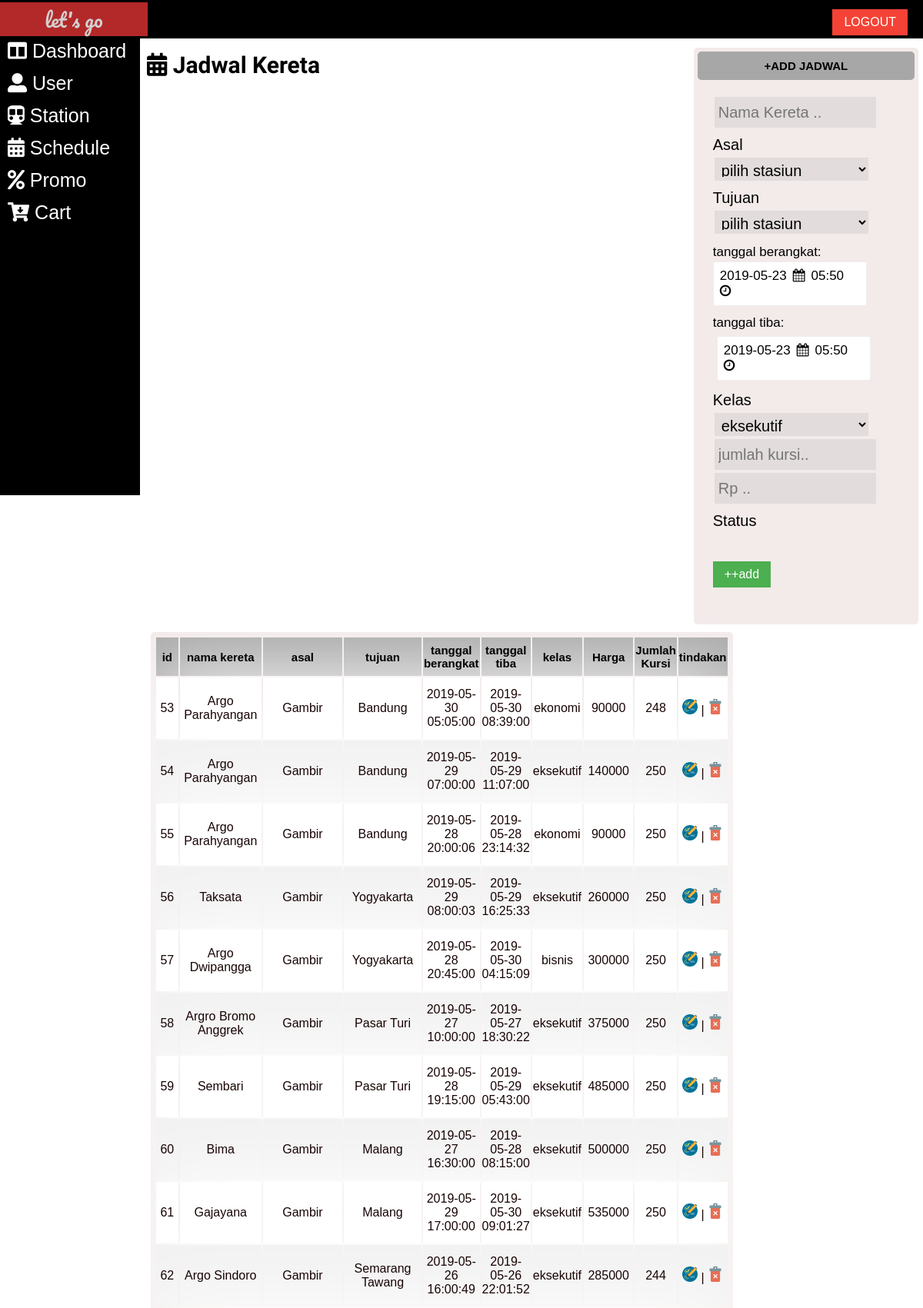
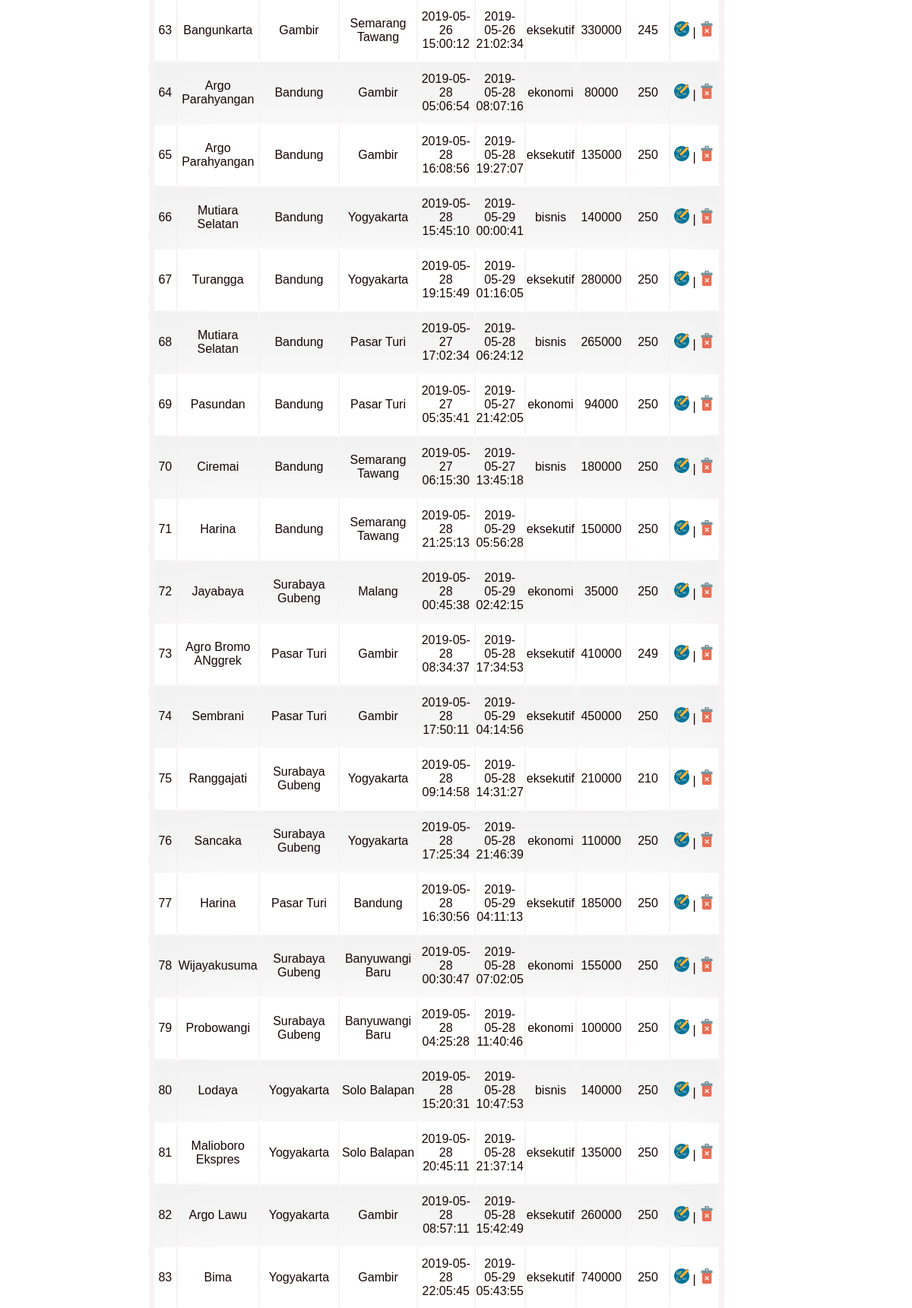
The app's page /admin/jadwal/jadwal.php (upper part) with its own data (2 pictures, top to bottom).
### tables this page shows
CREATE TABLE IF NOT EXISTS `jadwal` (
  `id_jd` int(5) NOT NULL AUTO_INCREMENT,
  `nama_kr` varchar(255) DEFAULT NULL,
  `asal` int(11) DEFAULT NULL,
  `tujuan` int(11) DEFAULT NULL,
  `tgl_berangkat` datetime DEFAULT NULL,
  `tgl_tiba` datetime DEFAULT NULL,
  `kelas` enum('eksekutif','bisnis','ekonomi') DEFAULT NULL,
  `harga` int(11) DEFAULT NULL,
  `kursi` int(3) DEFAULT NULL,
  PRIMARY KEY (`id_jd`),
  KEY `FK_jadwal_stasiun` (`asal`),
  KEY `FK_jadwal_stasiun_2` (`tujuan`),
  CONSTRAINT `FK_jadwal_stasiun` FOREIGN KEY (`asal`) REFERENCES `stasiun` (`id_st`) ON DELETE CASCADE ON UPDATE CASCADE,
  CONSTRAINT `FK_jadwal_stasiun_2` FOREIGN KEY (`tujuan`) REFERENCES `stasiun` (`id_st`) ON DELETE CASCADE ON UPDATE CASCADE
);

CREATE TABLE IF NOT EXISTS `stasiun` (
  `id_st` int(11) NOT NULL AUTO_INCREMENT,
  `stasiun` varchar(255) DEFAULT NULL,
  PRIMARY KEY (`id_st`),
  KEY `stasiun` (`stasiun`)
);

### admin/jadwal/jadwal.php (the view, shortened to what this page needs)
<!DOCTYPE html>
<html lang="en">
<head>
    <link rel="stylesheet" type="text/css" href="../../assets/css/style.css">
    <link href="../../assets/css/datetimepicker.css" rel="stylesheet" type="text/css" />
    <link rel="stylesheet" href="https://use.fontawesome.com/releases/v5.8.1/css/all.css">
    <link rel="stylesheet" href="https://cdnjs.cloudflare.com/ajax/libs/font-awesome/4.7.0/css/font-awesome.min.css">
    <link href="https://www.jqueryscript.net/css/jquerysctipttop.css" rel="stylesheet" type="text/css">
</head>
<body>
    <div class="header">
        <br>
        <p>let's go</p>
        <a href="../../login/logout.php"><button>LOGOUT</button></a>
    </div>
    <table class="container">
        <tr>
            <td colspan="2" class="menu">
                <a href="../index.php">
                    <div><i class="fas fa-columns    "></i> Dashboard</div>
                </a>
                <a href="../user/user.php">
                    <div><i class="fas fa-user-alt    "></i> User</div>
                </a>
                <a href="../station/stasiun.php">
                    <div><i class="fas fa-subway    "></i> Station</div>
                </a>
                <a href="#jadwal">
                    <div> <i class="fas fa-calendar-alt    "></i> Schedule</div>
                </a>
                <a href="../iklan/iklan.php">
                    <div> <i class="fas fa-percent    "></i> Promo</div>
                </a>
                 <a href="../Cart/cart.php">
                    <div><i class="fas fa-cart-arrow-down    "></i> Cart</div>
                </a>
            </td>
            <td class="content">
                <br><br>
                <h3><i class="fas fa-calendar-alt    "></i> Jadwal Kereta</h3>
                <div>
                    <form action="../create/proses_registrasi.php" method="POST">
                        <div class="kotak" style="width:28%; float:right; height:740px; margin-top:-70px;">
                            <div class="kotak-judul"><b>+ADD JADWAL</b></div>
                            <div class="kotak-user" style="height:650px;">
                                <input class="input-style" type="text" name="nama_kr" placeholder="Nama Kereta .." required="required">
                                <br><label style="font-size:20px;">Asal</label> <br>
                                <select name="asal" class="input-style">
                                    <option>pilih stasiun</option>
                                </select>
                                <br><label style="font-size:20px;">Tujuan</label> <br>
                                <select name="tujuan" class="input-style">
                                    <option>pilih stasiun</option>
                                </select>
                                <br><label style="font-size:17px;">tanggal berangkat:</label>
                                <div style="width: 200px; align:left; font-size:17px;">
                                    <div id="picker"> </div>
                                </div>
                                <label style="font-size:17px;">tanggal tiba:</label>
                                <div style="width: 200px; margin: 5px; font-size:17px;">
                                    <div id="picker2"> </div>
                                </div>
                                <label style="font-size:20px;">Kelas</label> <br>
                                <select name="kelas" class="input-style">
                                    <option value="eksekutif">eksekutif</option>
                                </select>
                                <input class="input-style" type="text" name="kursi" placeholder="jumlah kursi.." required="required">
                                <br>
                                <input class="input-style" type="text" name="harga" placeholder="Rp .." required="required">
                                <br><label style="font-size:20px;">Status</label> <br>
                                <br><input class="btn-submit" value="++add" type="submit" name="add_jd">
                            </div>
                        </div>
                    </form>
                </div>
                <div>
                    <table class="kotak" style="width:55%; float:left; margin-bottom:200px;">
                        <thead>
                            <tr class="kotak-judul" style="height:50px;">
                                <th>id</th>
                                <th>nama kereta</th>
                                <th>asal</th>
                                <th>tujuan</th>
                                <th>tanggal berangkat</th>
                                <th>tanggal tiba</th>
                                <th>kelas</th>
                                <th>Harga</th>
                                <th>Jumlah<br>Kursi</th>
                                <th>tindakan</th>
                            </tr>
                        </thead>
                        <tbody>
                            <?php
                            include '../../config/koneksi.php';
                            $sql = "SELECT * FROM jadwal";
                            $query = mysqli_query($db, $sql);
                            while ($jadwal = mysqli_fetch_array($query)) {
                            $kereta=$jadwal['asal'];
                            $st=mysqli_query($db, "SELECT stasiun from stasiun where id_st=$kereta");
                            $nmst = mysqli_fetch_array($st);
                                echo "<tr class='kotak-form' style='text-align:center; height:80px;'>";
                                echo "<td>" . $jadwal['id_jd'] . "</td>";
                                echo "<td>" . $jadwal['nama_kr'] . "</td>";
                                echo "<td>" . $nmst['stasiun'] . "</td>";
                                $kereta1=$jadwal['tujuan'];
                                $st1=mysqli_query($db, "SELECT stasiun from stasiun where id_st=$kereta1");
                                $nmst1 = mysqli_fetch_array($st1);
                                echo "<td>" . $nmst1['stasiun'] . "</td>";
                                echo "<td>" . $jadwal['tgl_berangkat'] . "</td>";
                                echo "<td>" . $jadwal['tgl_tiba'] . "</td>";
                                echo "<td>" . $jadwal['kelas'] . "</td>";
                                echo "<td>" . $jadwal['harga'] . "</td>";
                                echo "<td>" . $jadwal['kursi'] . "</td>";
                                echo "<td>";
                                echo "<a class='button' href='../jadwal/update-jadwal.php?id_jd=" . $jadwal['id_jd'] . "'><img src='../../assets/icon/edit.png'></a> | ";
                                echo "<a class='button' href='../delete/hapus.php?id_jd=" . $jadwal['id_jd'] . "'><img src='../../assets/icon/delete.png'> </a>";
                                echo "</td>";
                                echo "</tr>";
                            }
                            ?>
                        </tbody>
                        <br>
                    </table>
                </div>
            </td>
        </tr>
    </table>
</body>
</html>

### assets/css/style.css (style rules this page uses)
body { margin: 0%; font-family: sans-serif; font-family: "Kreon", serif; }
label { font-size: 11pt; }
.container { border-collapse: collapse; }
.kotak-form { background: rgb(255, 255, 255); margin: 150px auto; padding: 30px 20px; box-shadow: 0px 0px 100px 4px #ffffff; color: #180404; font-family: "Trebuchet MS", "Lucida Sans Unicode", "Lucida Grande", "Lucida Sans", Arial, sans-serif; border-collapse: collapse; border-spacing: 0; width: 100%; border: 1px solid #ddd; }
.kotak-form:nth-child(even) { background-color: #f2f2f2; }
.header { margin-top: 0%; margin-bottom: 0%; height: 50px; width: 100%; background-color: rgb(0, 0, 0); position: -webkit-sticky; position: fixed; z-index: 999; }
.header button { margin: -60px 20px 0px 0px; float: right; background-color: #f44336; border: none; color: white; padding: 8px 15px; text-align: center; text-decoration: none; display: inline-block; font-size: 16px; font-family: sans-serif; }
.header button { -webkit-transition-duration: 0.4s; transition-duration: 0.4s; }
.header p { margin-top: -15px; color: #d3d1d1; width: 16%; background-color: #b32929; text-align: center; font-size: 25px; font-family: "Pacifico", cursive; }
.menu { height: 600px; width: 15%; background-color: rgb(0, 0, 0); float: left; margin-top: 3.5%; position: -webkit-sticky; position: fixed; }
.menu a { cursor: pointer; text-decoration: none; color: white; }
.menu div { margin: 5px; font-size: 25px; font-family: sans-serif; border-radius: 5px; padding: 4px; }
.content { height: 100%; width: 84%; float: right; }
.content h3 { font-size: 30px; font-family: "Francois One", sans-serif; }
table { height: 100%; width: 100%; }
.kotak { height: 70%; width: 50%; background-color: #f3eaea; border-radius: 5px; padding: 5px; margin: 5px; box-shadow: #b32929; }
.kotak-judul { background-color: #a7a7a7; padding: 10px; text-align: center; font-size: 15px; font-family: Arial, Helvetica, sans-serif; border-radius: 5px; }
.kotak-user { width: 100%; height: 350px; padding: 20px; font-family: Arial, Helvetica, sans-serif; font-size: 30px; }
.input-style { height: 30px; width: 200px; background-color: rgba(187, 187, 187, 0.3); padding: 5px; margin: 2px; border: none; font-family: Arial, Helvetica, sans-serif; font-size: 20px; }
.button { height: 10px; width: 20px; }
.button img { height: 20px; width: 20px; }
.btn-submit { background-color: #4caf50; border: none; color: white; padding: 8px 15px; text-align: center; text-decoration: none; display: inline-block; font-size: 16px; font-family: sans-serif; }

### assets/css/datetimepicker.css (style rules this page uses)
.dtp_main { border: solid 1px #eee; border-radius: 3px; background-color: #fff; padding: 8px 0 8px 8px; }

### records on screen
jadwal: id_jd "53", nama_kr "Argo Parahyangan", asal.stasiun "Gambir", tujuan.stasiun "Bandung", tgl_berangkat "2019-05-30 05:05:00", tgl_tiba "2019-05-30 08:39:00", kelas "ekonomi", harga "90000", kursi "248"
jadwal: id_jd "54", nama_kr "Argo Parahyangan", asal.stasiun "Gambir", tujuan.stasiun "Bandung", tgl_berangkat "2019-05-29 07:00:00", tgl_tiba "2019-05-29 11:07:00", kelas "eksekutif", harga "140000", kursi "250"
jadwal: id_jd "55", nama_kr "Argo Parahyangan", asal.stasiun "Gambir", tujuan.stasiun "Bandung", tgl_berangkat "2019-05-28 20:00:06", tgl_tiba "2019-05-28 23:14:32", kelas "ekonomi", harga "90000", kursi "250"
jadwal: id_jd "56", nama_kr "Taksata", asal.stasiun "Gambir", tujuan.stasiun "Yogyakarta", tgl_berangkat "2019-05-29 08:00:03", tgl_tiba "2019-05-29 16:25:33", kelas "eksekutif", harga "260000", kursi "250"
jadwal: id_jd "57", nama_kr "Argo Dwipangga", asal.stasiun "Gambir", tujuan.stasiun "Yogyakarta", tgl_berangkat "2019-05-28 20:45:00", tgl_tiba "2019-05-30 04:15:09", kelas "bisnis", harga "300000", kursi "250"
jadwal: id_jd "58", nama_kr "Argro Bromo Anggrek", asal.stasiun "Gambir", tujuan.stasiun "Pasar Turi", tgl_berangkat "2019-05-27 10:00:00", tgl_tiba "2019-05-27 18:30:22", kelas "eksekutif", harga "375000", kursi "250"
jadwal: id_jd "59", nama_kr "Sembari", asal.stasiun "Gambir", tujuan.stasiun "Pasar Turi", tgl_berangkat "2019-05-28 19:15:00", tgl_tiba "2019-05-29 05:43:00", kelas "eksekutif", harga "485000", kursi "250"
jadwal: id_jd "60", nama_kr "Bima", asal.stasiun "Gambir", tujuan.stasiun "Malang", tgl_berangkat "2019-05-27 16:30:00", tgl_tiba "2019-05-28 08:15:00", kelas "eksekutif", harga "500000", kursi "250"
jadwal: id_jd "61", nama_kr "Gajayana", asal.stasiun "Gambir", tujuan.stasiun "Malang", tgl_berangkat "2019-05-29 17:00:00", tgl_tiba "2019-05-30 09:01:27", kelas "eksekutif", harga "535000", kursi "250"
jadwal: id_jd "62", nama_kr "Argo Sindoro", asal.stasiun "Gambir", tujuan.stasiun "Semarang Tawang", tgl_berangkat "2019-05-26 16:00:49", tgl_tiba "2019-05-26 22:01:52", kelas "eksekutif", harga "285000", kursi "244"
jadwal: id_jd "63", nama_kr "Bangunkarta", asal.stasiun "Gambir", tujuan.stasiun "Semarang Tawang", tgl_berangkat "2019-05-26 15:00:12", tgl_tiba "2019-05-26 21:02:34", kelas "eksekutif", harga "330000", kursi "245"
jadwal: id_jd "64", nama_kr "Argo Parahyangan", asal.stasiun "Bandung", tujuan.stasiun "Gambir", tgl_berangkat "2019-05-28 05:06:54", tgl_tiba "2019-05-28 08:07:16", kelas "ekonomi", harga "80000", kursi "250"
jadwal: id_jd "65", nama_kr "Argo Parahyangan", asal.stasiun "Bandung", tujuan.stasiun "Gambir", tgl_berangkat "2019-05-28 16:08:56", tgl_tiba "2019-05-28 19:27:07", kelas "eksekutif", harga "135000", kursi "250"
jadwal: id_jd "66", nama_kr "Mutiara Selatan", asal.stasiun "Bandung", tujuan.stasiun "Yogyakarta", tgl_berangkat "2019-05-28 15:45:10", tgl_tiba "2019-05-29 00:00:41", kelas "bisnis", harga "140000", kursi "250"
jadwal: id_jd "67", nama_kr "Turangga", asal.stasiun "Bandung", tujuan.stasiun "Yogyakarta", tgl_berangkat "2019-05-28 19:15:49", tgl_tiba "2019-05-29 01:16:05", kelas "eksekutif", harga "280000", kursi "250"
jadwal: id_jd "68", nama_kr "Mutiara Selatan", asal.stasiun "Bandung", tujuan.stasiun "Pasar Turi", tgl_berangkat "2019-05-27 17:02:34", tgl_tiba "2019-05-28 06:24:12", kelas "bisnis", harga "265000", kursi "250"
jadwal: id_jd "69", nama_kr "Pasundan", asal.stasiun "Bandung", tujuan.stasiun "Pasar Turi", tgl_berangkat "2019-05-27 05:35:41", tgl_tiba "2019-05-27 21:42:05", kelas "ekonomi", harga "94000", kursi "250"
jadwal: id_jd "70", nama_kr "Ciremai", asal.stasiun "Bandung", tujuan.stasiun "Semarang Tawang", tgl_berangkat "2019-05-27 06:15:30", tgl_tiba "2019-05-27 13:45:18", kelas "bisnis", harga "180000", kursi "250"
jadwal: id_jd "71", nama_kr "Harina", asal.stasiun "Bandung", tujuan.stasiun "Semarang Tawang", tgl_berangkat "2019-05-28 21:25:13", tgl_tiba "2019-05-29 05:56:28", kelas "eksekutif", harga "150000", kursi "250"
jadwal: id_jd "72", nama_kr "Jayabaya", asal.stasiun "Surabaya Gubeng", tujuan.stasiun "Malang", tgl_berangkat "2019-05-28 00:45:38", tgl_tiba "2019-05-29 02:42:15", kelas "ekonomi", harga "35000", kursi "250"
jadwal: id_jd "73", nama_kr "Agro Bromo ANggrek", asal.stasiun "Pasar Turi", tujuan.stasiun "Gambir", tgl_berangkat "2019-05-28 08:34:37", tgl_tiba "2019-05-28 17:34:53", kelas "eksekutif", harga "410000", kursi "249"
jadwal: id_jd "74", nama_kr "Sembrani", asal.stasiun "Pasar Turi", tujuan.stasiun "Gambir", tgl_berangkat "2019-05-28 17:50:11", tgl_tiba "2019-05-29 04:14:56", kelas "eksekutif", harga "450000", kursi "250"
jadwal: id_jd "75", nama_kr "Ranggajati", asal.stasiun "Surabaya Gubeng", tujuan.stasiun "Yogyakarta", tgl_berangkat "2019-05-28 09:14:58", tgl_tiba "2019-05-28 14:31:27", kelas "eksekutif", harga "210000", kursi "210"
jadwal: id_jd "76", nama_kr "Sancaka", asal.stasiun "Surabaya Gubeng", tujuan.stasiun "Yogyakarta", tgl_berangkat "2019-05-28 17:25:34", tgl_tiba "2019-05-28 21:46:39", kelas "ekonomi", harga "110000", kursi "250"
jadwal: id_jd "77", nama_kr "Harina", asal.stasiun "Pasar Turi", tujuan.stasiun "Bandung", tgl_berangkat "2019-05-28 16:30:56", tgl_tiba "2019-05-29 04:11:13", kelas "eksekutif", harga "185000", kursi "250"
jadwal: id_jd "78", nama_kr "Wijayakusuma", asal.stasiun "Surabaya Gubeng", tujuan.stasiun "Banyuwangi Baru", tgl_berangkat "2019-05-28 00:30:47", tgl_tiba "2019-05-28 07:02:05", kelas "ekonomi", harga "155000", kursi "250"
jadwal: id_jd "79", nama_kr "Probowangi", asal.stasiun "Surabaya Gubeng", tujuan.stasiun "Banyuwangi Baru", tgl_berangkat "2019-05-28 04:25:28", tgl_tiba "2019-05-28 11:40:46", kelas "ekonomi", harga "100000", kursi "250"
jadwal: id_jd "80", nama_kr "Lodaya", asal.stasiun "Yogyakarta", tujuan.stasiun "Solo Balapan", tgl_berangkat "2019-05-28 15:20:31", tgl_tiba "2019-05-28 10:47:53", kelas "bisnis", harga "140000", kursi "250"
jadwal: id_jd "81", nama_kr "Malioboro Ekspres", asal.stasiun "Yogyakarta", tujuan.stasiun "Solo Balapan", tgl_berangkat "2019-05-28 20:45:11", tgl_tiba "2019-05-28 21:37:14", kelas "eksekutif", harga "135000", kursi "250"
jadwal: id_jd "82", nama_kr "Argo Lawu", asal.stasiun "Yogyakarta", tujuan.stasiun "Gambir", tgl_berangkat "2019-05-28 08:57:11", tgl_tiba "2019-05-28 15:42:49", kelas "eksekutif", harga "260000", kursi "250"
jadwal: id_jd "83", nama_kr "Bima", asal.stasiun "Yogyakarta", tujuan.stasiun "Gambir", tgl_berangkat "2019-05-28 22:05:45", tgl_tiba "2019-05-29 05:43:55", kelas "eksekutif", harga "740000", kursi "250"
